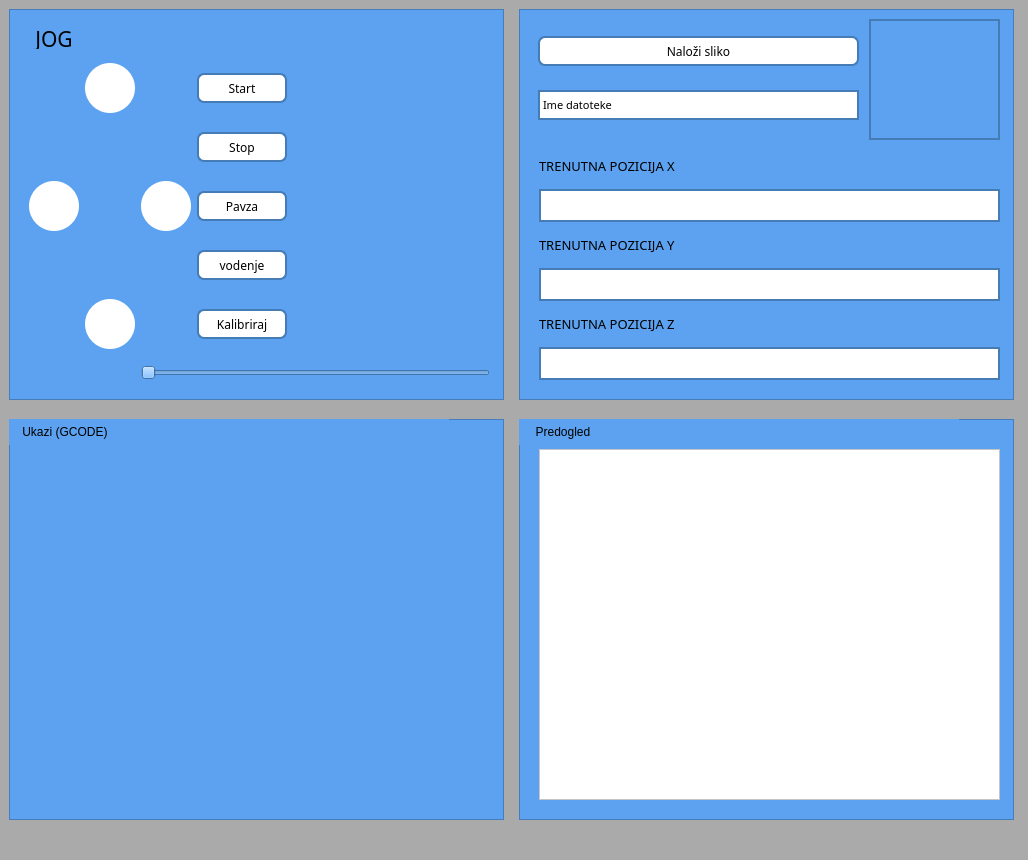
<?xml version="1.0" encoding="UTF-8"?>
<ui version="4.0">
 <class>MainWindow</class>
 <widget class="QMainWindow" name="MainWindow">
  <property name="geometry">
   <rect>
    <x>0</x>
    <y>0</y>
    <width>1028</width>
    <height>860</height>
   </rect>
  </property>
  <property name="windowTitle">
   <string>Bojan</string>
  </property>
  <property name="windowIcon">
   <iconset>
    <normaloff>bojan_kral.jpg</normaloff>bojan_kral.jpg</iconset>
  </property>
  <property name="styleSheet">
   <string notr="true">background:#aaa;</string>
  </property>
  <property name="animated">
   <bool>true</bool>
  </property>
  <widget class="QWidget" name="centralwidget">
   <layout class="QGridLayout" name="gridLayout">
    <item row="0" column="0">
     <widget class="QStackedWidget" name="stackedWidget">
      <property name="enabled">
       <bool>true</bool>
      </property>
      <property name="currentIndex">
       <number>0</number>
      </property>
      <widget class="QWidget" name="page">
       <widget class="QFrame" name="frame">
        <property name="geometry">
         <rect>
          <x>0</x>
          <y>0</y>
          <width>495</width>
          <height>391</height>
         </rect>
        </property>
        <property name="styleSheet">
         <string notr="true">background-color:#5CA2F1;</string>
        </property>
        <property name="frameShape">
         <enum>QFrame::StyledPanel</enum>
        </property>
        <property name="frameShadow">
         <enum>QFrame::Raised</enum>
        </property>
        <widget class="QWidget" name="gridLayoutWidget_2">
         <property name="geometry">
          <rect>
           <x>20</x>
           <y>11</y>
           <width>461</width>
           <height>371</height>
          </rect>
         </property>
         <layout class="QGridLayout" name="gridLayout_3">
          <item row="2" column="3">
           <widget class="QPushButton" name="stop_btn">
            <property name="minimumSize">
             <size>
              <width>0</width>
              <height>30</height>
             </size>
            </property>
            <property name="maximumSize">
             <size>
              <width>90</width>
              <height>16777215</height>
             </size>
            </property>
            <property name="sizeIncrement">
             <size>
              <width>0</width>
              <height>0</height>
             </size>
            </property>
            <property name="font">
             <font>
              <family>Luckiest Guy</family>
             </font>
            </property>
            <property name="styleSheet">
             <string notr="true">background-color: white;
color: rgb(69, 124, 182);
color: black;
border: 2px solid #457cb6;
border-radius:7%;</string>
            </property>
            <property name="text">
             <string>Stop</string>
            </property>
           </widget>
          </item>
          <item row="4" column="3">
           <widget class="QPushButton" name="vodenje">
            <property name="minimumSize">
             <size>
              <width>0</width>
              <height>30</height>
             </size>
            </property>
            <property name="maximumSize">
             <size>
              <width>90</width>
              <height>16777215</height>
             </size>
            </property>
            <property name="font">
             <font>
              <family>Luckiest Guy</family>
             </font>
            </property>
            <property name="styleSheet">
             <string notr="true">background-color: white;
color: rgb(69, 124, 182);
color: black;
border: 2px solid #457cb6;
border-radius:7%;</string>
            </property>
            <property name="text">
             <string>vodenje</string>
            </property>
           </widget>
          </item>
          <item row="3" column="3">
           <widget class="QPushButton" name="pause_btn">
            <property name="minimumSize">
             <size>
              <width>0</width>
              <height>30</height>
             </size>
            </property>
            <property name="maximumSize">
             <size>
              <width>90</width>
              <height>16777215</height>
             </size>
            </property>
            <property name="sizeIncrement">
             <size>
              <width>0</width>
              <height>0</height>
             </size>
            </property>
            <property name="font">
             <font>
              <family>Luckiest Guy</family>
             </font>
            </property>
            <property name="styleSheet">
             <string notr="true">background-color: white;
color: rgb(69, 124, 182);
color: black;
border: 2px solid #457cb6;
border-radius:7%;</string>
            </property>
            <property name="text">
             <string>Pavza</string>
            </property>
           </widget>
          </item>
          <item row="0" column="0">
           <widget class="QLabel" name="label">
            <property name="maximumSize">
             <size>
              <width>16777215</width>
              <height>21</height>
             </size>
            </property>
            <property name="font">
             <font>
              <family>Luckiest Guy</family>
              <pointsize>16</pointsize>
              <weight>50</weight>
              <bold>false</bold>
             </font>
            </property>
            <property name="text">
             <string>JOG</string>
            </property>
            <property name="alignment">
             <set>Qt::AlignCenter</set>
            </property>
           </widget>
          </item>
          <item row="4" column="1">
           <spacer name="verticalSpacer">
            <property name="orientation">
             <enum>Qt::Vertical</enum>
            </property>
            <property name="sizeType">
             <enum>QSizePolicy::Fixed</enum>
            </property>
            <property name="sizeHint" stdset="0">
             <size>
              <width>20</width>
              <height>40</height>
             </size>
            </property>
           </spacer>
          </item>
          <item row="1" column="1">
           <widget class="QPushButton" name="y_inc">
            <property name="minimumSize">
             <size>
              <width>50</width>
              <height>50</height>
             </size>
            </property>
            <property name="maximumSize">
             <size>
              <width>50</width>
              <height>16777215</height>
             </size>
            </property>
            <property name="font">
             <font>
              <family>Luckiest Guy</family>
             </font>
            </property>
            <property name="contextMenuPolicy">
             <enum>Qt::NoContextMenu</enum>
            </property>
            <property name="styleSheet">
             <string notr="true">image: url(C:/Users/jakak/Desktop/Jaka/Šola/4.letnik/NEMI/bojan_interface/ui/img/puscica_gor.png);
background-color:white;
border-radius:25px;
</string>
            </property>
            <property name="text">
             <string/>
            </property>
           </widget>
          </item>
          <item row="2" column="1">
           <spacer name="verticalSpacer_2">
            <property name="orientation">
             <enum>Qt::Vertical</enum>
            </property>
            <property name="sizeType">
             <enum>QSizePolicy::Fixed</enum>
            </property>
            <property name="sizeHint" stdset="0">
             <size>
              <width>20</width>
              <height>40</height>
             </size>
            </property>
           </spacer>
          </item>
          <item row="5" column="3">
           <widget class="QPushButton" name="calibrate_btn">
            <property name="minimumSize">
             <size>
              <width>0</width>
              <height>30</height>
             </size>
            </property>
            <property name="maximumSize">
             <size>
              <width>90</width>
              <height>16777215</height>
             </size>
            </property>
            <property name="sizeIncrement">
             <size>
              <width>0</width>
              <height>0</height>
             </size>
            </property>
            <property name="font">
             <font>
              <family>Luckiest Guy</family>
             </font>
            </property>
            <property name="styleSheet">
             <string notr="true">background-color: white;
color: rgb(69, 124, 182);
color: black;
border: 2px solid #457cb6;
border-radius:7%;</string>
            </property>
            <property name="text">
             <string>Kalibriraj</string>
            </property>
           </widget>
          </item>
          <item row="3" column="2">
           <widget class="QPushButton" name="x_inc">
            <property name="minimumSize">
             <size>
              <width>50</width>
              <height>50</height>
             </size>
            </property>
            <property name="maximumSize">
             <size>
              <width>50</width>
              <height>16777215</height>
             </size>
            </property>
            <property name="font">
             <font>
              <family>Luckiest Guy</family>
             </font>
            </property>
            <property name="styleSheet">
             <string notr="true">image: url(C:/Users/jakak/Desktop/Jaka/Šola/4.letnik/NEMI/bojan_interface/ui/img/puscica_desno.png);
background-color:white;
border-radius:25px;</string>
            </property>
            <property name="text">
             <string/>
            </property>
           </widget>
          </item>
          <item row="5" column="1">
           <widget class="QPushButton" name="y_decr">
            <property name="minimumSize">
             <size>
              <width>50</width>
              <height>50</height>
             </size>
            </property>
            <property name="maximumSize">
             <size>
              <width>50</width>
              <height>16777215</height>
             </size>
            </property>
            <property name="font">
             <font>
              <family>Luckiest Guy</family>
             </font>
            </property>
            <property name="styleSheet">
             <string notr="true">image: url(C:/Users/jakak/Desktop/Jaka/Šola/4.letnik/NEMI/bojan_interface/ui/img/puscica_dol.png);
background-color:white;
border-radius:25px;</string>
            </property>
            <property name="text">
             <string/>
            </property>
           </widget>
          </item>
          <item row="6" column="1">
           <spacer name="verticalSpacer_3">
            <property name="orientation">
             <enum>Qt::Vertical</enum>
            </property>
            <property name="sizeType">
             <enum>QSizePolicy::Fixed</enum>
            </property>
            <property name="sizeHint" stdset="0">
             <size>
              <width>20</width>
              <height>20</height>
             </size>
            </property>
           </spacer>
          </item>
          <item row="1" column="3">
           <widget class="QPushButton" name="play_btn">
            <property name="minimumSize">
             <size>
              <width>0</width>
              <height>30</height>
             </size>
            </property>
            <property name="maximumSize">
             <size>
              <width>90</width>
              <height>16777215</height>
             </size>
            </property>
            <property name="sizeIncrement">
             <size>
              <width>0</width>
              <height>0</height>
             </size>
            </property>
            <property name="font">
             <font>
              <family>Luckiest Guy</family>
             </font>
            </property>
            <property name="styleSheet">
             <string notr="true">background-color: white;
color: rgb(69, 124, 182);
color: black;
border: 2px solid #457cb6;
border-radius:7%;</string>
            </property>
            <property name="text">
             <string>Start</string>
            </property>
           </widget>
          </item>
          <item row="3" column="0">
           <widget class="QPushButton" name="x_decr">
            <property name="minimumSize">
             <size>
              <width>50</width>
              <height>50</height>
             </size>
            </property>
            <property name="maximumSize">
             <size>
              <width>50</width>
              <height>16777215</height>
             </size>
            </property>
            <property name="font">
             <font>
              <family>Luckiest Guy</family>
             </font>
            </property>
            <property name="styleSheet">
             <string notr="true">image: url(C:/Users/jakak/Desktop/Jaka/Šola/4.letnik/NEMI/bojan_interface/ui/img/puscica_levo.png);
background-color:white;
border-radius:25px;</string>
            </property>
            <property name="text">
             <string/>
            </property>
           </widget>
          </item>
          <item row="6" column="2" colspan="3">
           <widget class="QSlider" name="velocitySlider">
            <property name="pageStep">
             <number>100</number>
            </property>
            <property name="orientation">
             <enum>Qt::Horizontal</enum>
            </property>
           </widget>
          </item>
          <item row="2" column="4">
           <spacer name="horizontalSpacer">
            <property name="orientation">
             <enum>Qt::Horizontal</enum>
            </property>
            <property name="sizeType">
             <enum>QSizePolicy::Fixed</enum>
            </property>
            <property name="sizeHint" stdset="0">
             <size>
              <width>30</width>
              <height>20</height>
             </size>
            </property>
           </spacer>
          </item>
         </layout>
        </widget>
       </widget>
       <widget class="QFrame" name="frame_3">
        <property name="geometry">
         <rect>
          <x>510</x>
          <y>0</y>
          <width>495</width>
          <height>391</height>
         </rect>
        </property>
        <property name="styleSheet">
         <string notr="true">background-color:#5CA2F1;</string>
        </property>
        <property name="frameShape">
         <enum>QFrame::StyledPanel</enum>
        </property>
        <property name="frameShadow">
         <enum>QFrame::Raised</enum>
        </property>
        <widget class="QLabel" name="label_2">
         <property name="geometry">
          <rect>
           <x>350</x>
           <y>10</y>
           <width>131</width>
           <height>121</height>
          </rect>
         </property>
         <property name="styleSheet">
          <string notr="true">border:2px solid #457cb6;
border-image: url(C:/Users/jakak/Desktop/Jaka/Šola/4.letnik/NEMI/bojan_interface/ui/img/bojan_kral.jpg);

</string>
         </property>
         <property name="text">
          <string/>
         </property>
         <property name="scaledContents">
          <bool>true</bool>
         </property>
        </widget>
        <widget class="QWidget" name="gridLayoutWidget_3">
         <property name="geometry">
          <rect>
           <x>20</x>
           <y>140</y>
           <width>461</width>
           <height>231</height>
          </rect>
         </property>
         <layout class="QGridLayout" name="gridLayout_4">
          <item row="4" column="0">
           <widget class="QLabel" name="label_7">
            <property name="font">
             <font>
              <family>Luckiest Guy</family>
              <pointsize>10</pointsize>
             </font>
            </property>
            <property name="styleSheet">
             <string notr="true">color:</string>
            </property>
            <property name="text">
             <string>TRENUTNA POZICIJA Z</string>
            </property>
           </widget>
          </item>
          <item row="1" column="0">
           <widget class="QLabel" name="x_poz">
            <property name="maximumSize">
             <size>
              <width>16777215</width>
              <height>50</height>
             </size>
            </property>
            <property name="font">
             <font>
              <family>Luckiest Guy</family>
              <pointsize>8</pointsize>
              <weight>50</weight>
              <italic>false</italic>
              <bold>false</bold>
             </font>
            </property>
            <property name="styleSheet">
             <string notr="true">background-color:white;
border:2px solid #457cb6;
color: black;
font: 8pt &quot;Luckiest Guy&quot;;</string>
            </property>
            <property name="frameShape">
             <enum>QFrame::Box</enum>
            </property>
            <property name="frameShadow">
             <enum>QFrame::Sunken</enum>
            </property>
            <property name="lineWidth">
             <number>1</number>
            </property>
            <property name="midLineWidth">
             <number>1</number>
            </property>
            <property name="text">
             <string/>
            </property>
           </widget>
          </item>
          <item row="0" column="0">
           <widget class="QLabel" name="label_3">
            <property name="font">
             <font>
              <family>Luckiest Guy</family>
              <pointsize>10</pointsize>
             </font>
            </property>
            <property name="styleSheet">
             <string notr="true">color:</string>
            </property>
            <property name="text">
             <string>TRENUTNA POZICIJA X</string>
            </property>
           </widget>
          </item>
          <item row="5" column="0">
           <widget class="QLabel" name="z_poz">
            <property name="maximumSize">
             <size>
              <width>16777215</width>
              <height>50</height>
             </size>
            </property>
            <property name="font">
             <font>
              <family>Luckiest Guy</family>
              <pointsize>8</pointsize>
              <weight>50</weight>
              <italic>false</italic>
              <bold>false</bold>
             </font>
            </property>
            <property name="styleSheet">
             <string notr="true">background-color:white;
border:2px solid #457cb6;
color: black;
font: 8pt &quot;Luckiest Guy&quot;;</string>
            </property>
            <property name="frameShape">
             <enum>QFrame::Box</enum>
            </property>
            <property name="frameShadow">
             <enum>QFrame::Sunken</enum>
            </property>
            <property name="lineWidth">
             <number>1</number>
            </property>
            <property name="midLineWidth">
             <number>1</number>
            </property>
            <property name="text">
             <string/>
            </property>
           </widget>
          </item>
          <item row="2" column="0">
           <widget class="QLabel" name="label_5">
            <property name="font">
             <font>
              <family>Luckiest Guy</family>
              <pointsize>10</pointsize>
             </font>
            </property>
            <property name="styleSheet">
             <string notr="true">color:</string>
            </property>
            <property name="text">
             <string>TRENUTNA POZICIJA Y</string>
            </property>
           </widget>
          </item>
          <item row="3" column="0">
           <widget class="QLabel" name="y_poz">
            <property name="maximumSize">
             <size>
              <width>16777215</width>
              <height>50</height>
             </size>
            </property>
            <property name="font">
             <font>
              <family>Luckiest Guy</family>
              <pointsize>8</pointsize>
              <weight>50</weight>
              <italic>false</italic>
              <bold>false</bold>
             </font>
            </property>
            <property name="styleSheet">
             <string notr="true">background-color:white;
border:2px solid #457cb6;
color: black;
font: 8pt &quot;Luckiest Guy&quot;;</string>
            </property>
            <property name="frameShape">
             <enum>QFrame::Box</enum>
            </property>
            <property name="frameShadow">
             <enum>QFrame::Sunken</enum>
            </property>
            <property name="lineWidth">
             <number>1</number>
            </property>
            <property name="midLineWidth">
             <number>1</number>
            </property>
            <property name="text">
             <string/>
            </property>
           </widget>
          </item>
         </layout>
        </widget>
        <widget class="QWidget" name="verticalLayoutWidget">
         <property name="geometry">
          <rect>
           <x>19</x>
           <y>9</y>
           <width>321</width>
           <height>121</height>
          </rect>
         </property>
         <layout class="QVBoxLayout" name="verticalLayout">
          <item>
           <widget class="QPushButton" name="load_img_btn">
            <property name="minimumSize">
             <size>
              <width>0</width>
              <height>30</height>
             </size>
            </property>
            <property name="font">
             <font>
              <family>Luckiest Guy</family>
             </font>
            </property>
            <property name="styleSheet">
             <string notr="true">background-color: white;
color: rgb(69, 124, 182);
color: black;
border: 2px solid #457cb6;
border-radius:7%;</string>
            </property>
            <property name="text">
             <string>Naloži sliko</string>
            </property>
           </widget>
          </item>
          <item>
           <widget class="QLabel" name="x_poz_2">
            <property name="maximumSize">
             <size>
              <width>16777215</width>
              <height>30</height>
             </size>
            </property>
            <property name="font">
             <font>
              <family>Luckiest Guy</family>
              <pointsize>8</pointsize>
              <weight>50</weight>
              <italic>false</italic>
              <bold>false</bold>
             </font>
            </property>
            <property name="styleSheet">
             <string notr="true">background-color:white;
border:2px solid #457cb6;
color: black;
font: 8pt &quot;Luckiest Guy&quot;;</string>
            </property>
            <property name="frameShape">
             <enum>QFrame::Box</enum>
            </property>
            <property name="frameShadow">
             <enum>QFrame::Sunken</enum>
            </property>
            <property name="lineWidth">
             <number>1</number>
            </property>
            <property name="midLineWidth">
             <number>1</number>
            </property>
            <property name="text">
             <string>Ime datoteke</string>
            </property>
           </widget>
          </item>
         </layout>
        </widget>
       </widget>
       <widget class="QFrame" name="frame_4">
        <property name="geometry">
         <rect>
          <x>0</x>
          <y>410</y>
          <width>495</width>
          <height>401</height>
         </rect>
        </property>
        <property name="styleSheet">
         <string notr="true">background-color:#5CA2F1;</string>
        </property>
        <property name="frameShape">
         <enum>QFrame::StyledPanel</enum>
        </property>
        <property name="frameShadow">
         <enum>QFrame::Raised</enum>
        </property>
        <widget class="QLabel" name="label_4">
         <property name="geometry">
          <rect>
           <x>0</x>
           <y>0</y>
           <width>440</width>
           <height>26</height>
          </rect>
         </property>
         <property name="sizePolicy">
          <sizepolicy hsizetype="Expanding" vsizetype="Expanding">
           <horstretch>0</horstretch>
           <verstretch>0</verstretch>
          </sizepolicy>
         </property>
         <property name="styleSheet">
          <string notr="true"/>
         </property>
         <property name="text">
          <string>    Ukazi (GCODE)</string>
         </property>
        </widget>
       </widget>
       <widget class="QFrame" name="frame_2">
        <property name="geometry">
         <rect>
          <x>510</x>
          <y>410</y>
          <width>495</width>
          <height>401</height>
         </rect>
        </property>
        <property name="styleSheet">
         <string notr="true">background-color:#5CA2F1;</string>
        </property>
        <property name="frameShape">
         <enum>QFrame::StyledPanel</enum>
        </property>
        <property name="frameShadow">
         <enum>QFrame::Raised</enum>
        </property>
        <widget class="QGraphicsView" name="predogled">
         <property name="geometry">
          <rect>
           <x>20</x>
           <y>30</y>
           <width>461</width>
           <height>351</height>
          </rect>
         </property>
         <property name="styleSheet">
          <string notr="true">background-color:#ffffff;</string>
         </property>
        </widget>
        <widget class="QLabel" name="label_6">
         <property name="geometry">
          <rect>
           <x>0</x>
           <y>0</y>
           <width>440</width>
           <height>26</height>
          </rect>
         </property>
         <property name="text">
          <string>     Predogled</string>
         </property>
        </widget>
       </widget>
      </widget>
      <widget class="QWidget" name="page_2">
       <layout class="QGridLayout" name="gridLayout_2">
        <item row="0" column="0">
         <widget class="QWidget" name="widget" native="true">
          <property name="styleSheet">
           <string notr="true">background-color:#5CA2F1;</string>
          </property>
          <layout class="QGridLayout" name="gridLayout_5">
           <item row="0" column="0">
            <widget class="QFrame" name="frame_5">
             <property name="styleSheet">
              <string notr="true">background-color:white;</string>
             </property>
             <property name="frameShape">
              <enum>QFrame::StyledPanel</enum>
             </property>
             <property name="frameShadow">
              <enum>QFrame::Raised</enum>
             </property>
            </widget>
           </item>
          </layout>
         </widget>
        </item>
       </layout>
      </widget>
     </widget>
    </item>
   </layout>
  </widget>
  <widget class="QStatusBar" name="statusbar"/>
 </widget>
 <resources/>
 <connections/>
</ui>
